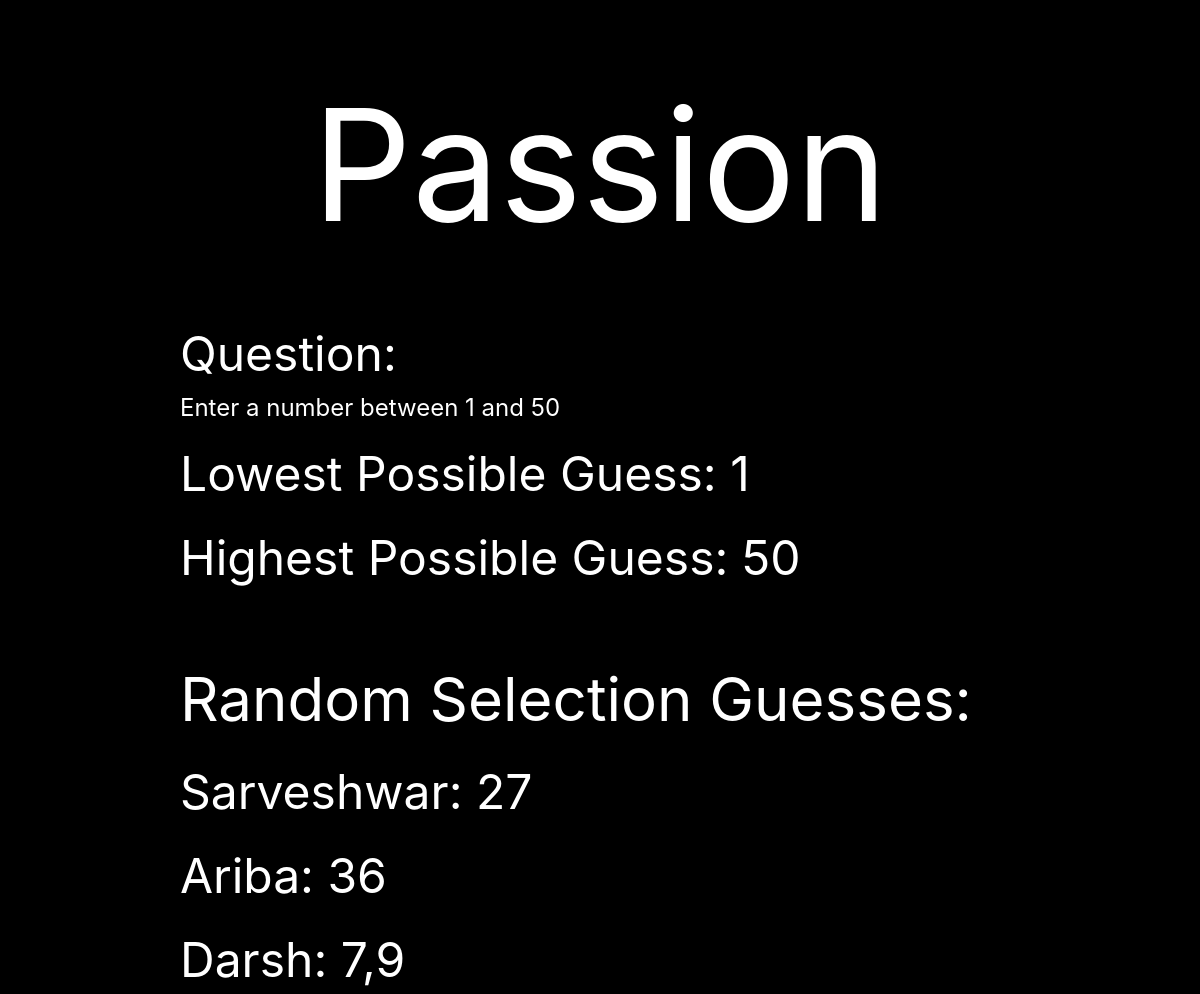
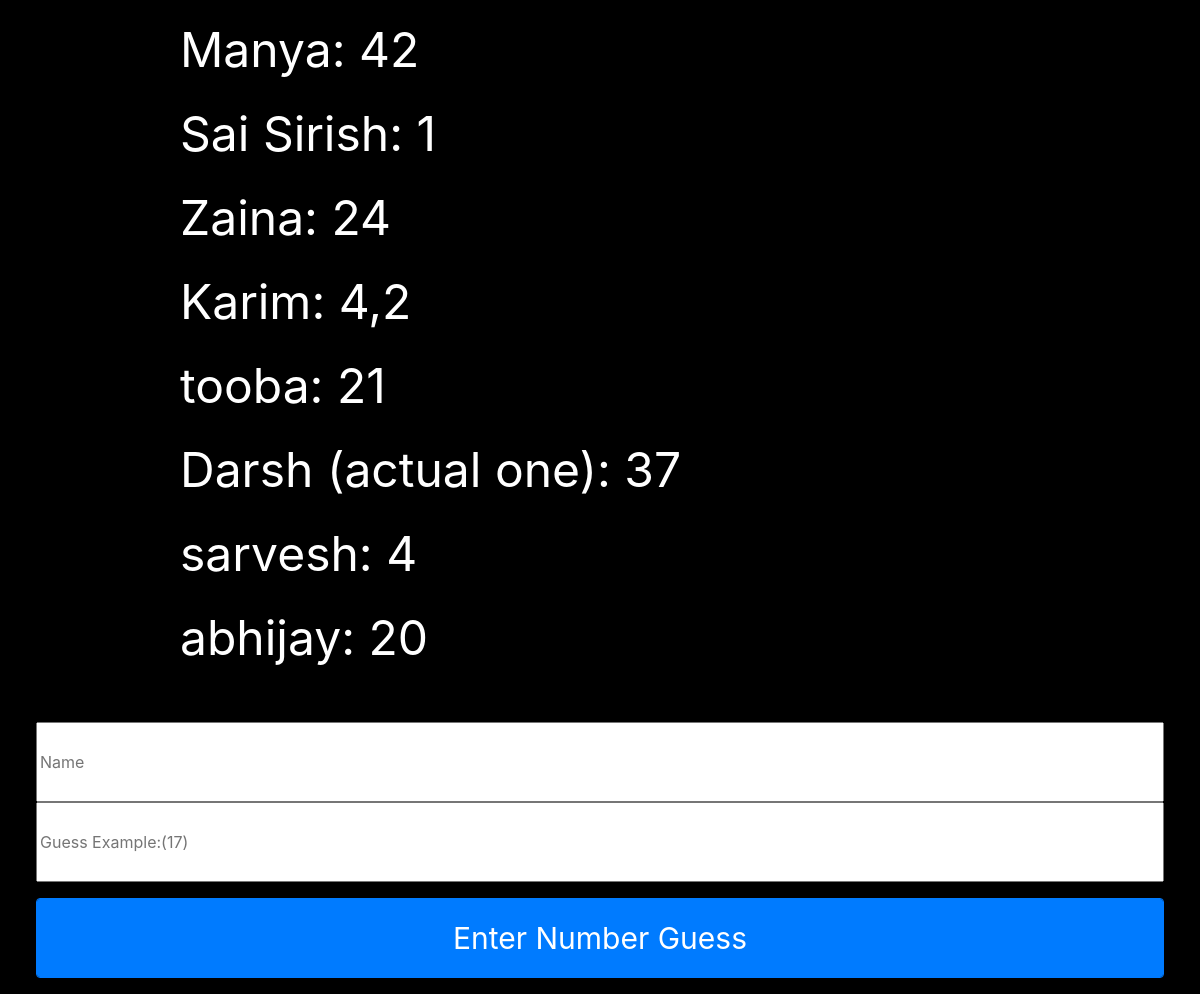
The app's page /random with its own data (2 pictures, top to bottom).
### tables this page shows
CREATE TABLE bb (id INTEGER, name TEXT NOT NULL, guess, time, PRIMARY KEY(id));

### main.py (the view)
@app.route("/random")
def bbml():
  tz_NY = pytz.timezone('America/New_York')
  now=datetime.now(tz_NY)
  OTime= now.strftime("%d/%m/%y")
  db = SQL("sqlite:///bb.db")
  result=db.execute("SELECT * FROM bb")
  test = open("bb.db", "a")
  test.write("")
  test.close()
  file = open("question.txt", "r")
  lines=[]
  for line in file:
    lines.append(line)
  question = lines[0]
  minmaxStr = lines[1]
  min = minmaxStr.split()[0]
  max = minmaxStr.split()[1]
  return render_template("bbml.html", results=result, question=question, min=min, max=max)

### sql.py (called while the page is built)
def _enable_logging(f):
    import logging
    import functools
    @functools.wraps(f)
    def decorator(*args, **kwargs):
        try:
            import flask
        except ModuleNotFoundError:
            return f(*args, **kwargs)
        disabled = logging.getLogger("cs50").disabled
        if flask.current_app:
            logging.getLogger("cs50").disabled = False
        try:
            return f(*args, **kwargs)
        finally:
            logging.getLogger("cs50").disabled = disabled
    return decorator

    def __del__(self):
        self._disconnect()

    def _disconnect(self):
        if hasattr(self, "_session"):
            self._session.remove()
            delattr(self, "_session")

        def connect(dbapi_connection, connection_record):
            dbapi_connection.isolation_level = None
            if type(dbapi_connection) is sqlite3.Connection:  # If back end is sqlite
                cursor = dbapi_connection.cursor()
                cursor.execute("PRAGMA foreign_keys=ON")
                cursor.close()

### templates/bbml.html (shortened to what this page needs)
<!DOCTYPE html>
<html lang="en">
    <head>
        <link rel="stylesheet" href="https://stackpath.bootstrapcdn.com/bootstrap/4.3.1/css/bootstrap.min.css">
    </head>
    <body style="background-color: black;">
        <div style="margin-top: 4%; font-size: 13vw; color: white; text-align: center;">
          Passion
        </div>
        <br>
        <div style="margin-top: 1%; font-size: 4vw; color: white; margin-left: 15%; margin-right: 15%; float: center;">
          Question: <div style="font-size: 2vw;">{{question}}</div>
        </div>
        <div style="margin-top: 1%; font-size: 4vw; color: white; margin-left: 15%; margin-right: 15%; float: center;">
          Lowest Possible Guess: {{min}}
        </div>
        <div style="margin-top: 1%; font-size: 4vw; color: white; margin-left: 15%; margin-right: 15%; float: center;">
          Highest Possible Guess: {{max}}
          <br>
        </div>
        <div style="margin-top: 5%; font-size: 5vw; color: white; margin-left: 15%; margin-right: 15%; float: center;">
         Random Selection Guesses:
        </div>
        {% for result in results %}
        <div style="margin-top: 1%; font-size: 4vw; color: white; margin-left: 15%; margin-right: 15%; float: center;">
          {{result.name}}: {{result.guess}}
        </div>
        {% endfor %}
        <form action="/bbentry" method="POST">
        <div class="form-group">
          <br>
          <br>
          <input placeholder="Name" type="text" name="name" id="name"  style="height: 80px; width: 94%; margin-left: 3%;">
          <input placeholder="Guess Example:(17)" type="text" name="data" id="data"  style="height: 80px; width: 94%; margin-left: 3%;">
        </div>
        <div class="form-group">
          <button type="submit" class="btn btn-primary form-control" style="height: 80px; font-size: 30px; width: 94%; margin-left: 3%;">Enter Number Guess</button>
        </div>
        </form>
    </body>
</html>

### records on screen
bb: name "Sarveshwar", guess "27"
bb: name "Ariba", guess "36"
bb: name "Darsh", guess "7,9"
bb: name "Manya", guess "42"
bb: name "Sai Sirish", guess "1"
bb: name "Zaina", guess "24"
bb: name "Karim", guess "4,2"
bb: name "tooba", guess "21"
bb: name "Darsh (actual one)", guess "37"
bb: name "sarvesh", guess "4"
bb: name "abhijay", guess "20"

### other values on screen
{{ question }} "Enter a number between 1 and 50"
{{ min }} "1"
{{ max }} "50"
